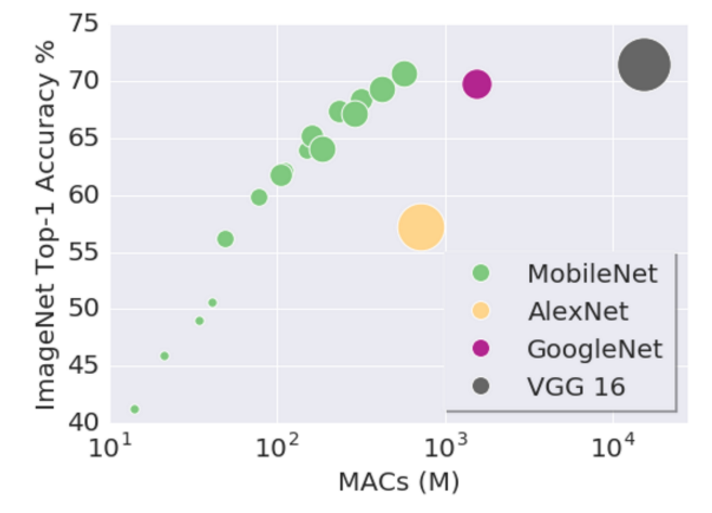
#> input picture lib/r2cnn_libs/networks/slim_nets/mobilenet_v1.png, 712 x 513 px
$ python -i cvUtils.py   (imports and definitions only)
#> lines starting #> are read from the running program, lines starting #| are printed output that depends on the picture; after the words box and inside, x2 and y2 are one past the last pixel; in counts of white or black regions, pixels touching at a corner belong together
#> further down, picture is the input picture: shape (513, 712, 3); mean B, G, R 239.2, 235.5, 235.2
import os, sys
import cv2
import numpy as np
from PIL import Image
import heapq
import math
import struct
"""
cv方面的工具类
"""

class SegCvUtils(object):
    def __init__(self):
        pass

    # [29 lines left out: function find_max_contous, not called in this run]

    def find_contours_with_erode(self,image):
        image = cv2.erode(image, None, iterations = 3)
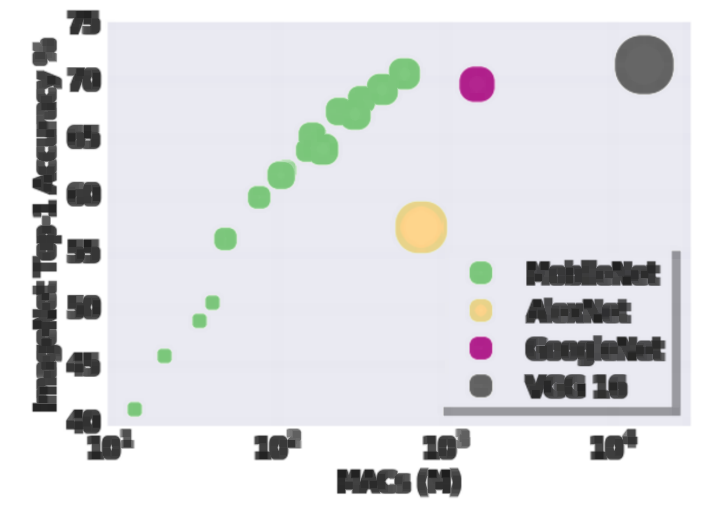
#> image: shape (513, 712, 3); mean of channels 0, 1, 2 225.1, 222, 221.4; drawn as B, G, R
        contours, hierarchy = self.find_contours(image)
        return contours, hierarchy

    def find_contours(self,image):
        dst = cv2.GaussianBlur(image, (3, 3), 0)
        if len(image.shape) == 3:
            gray = cv2.cvtColor(dst, cv2.COLOR_BGR2GRAY)
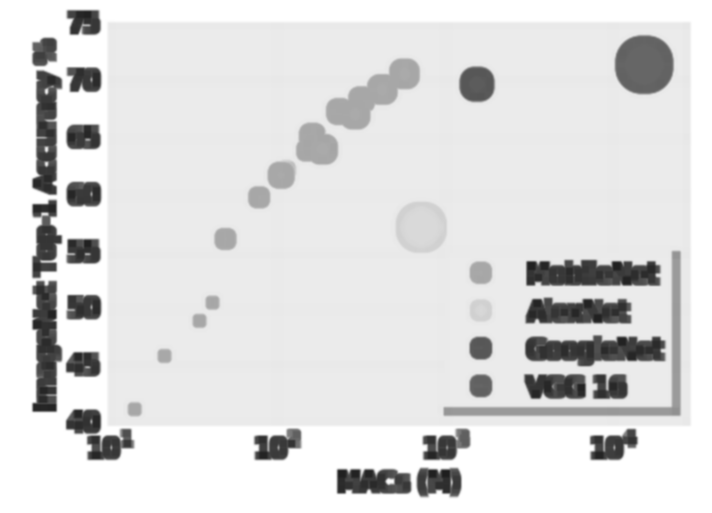
#> gray: shape (513, 712); min 30, max 255, mean 222.3
        else:
            gray = dst
        _, binary = cv2.threshold(gray, 0, 255, cv2.THRESH_BINARY + cv2.THRESH_OTSU)
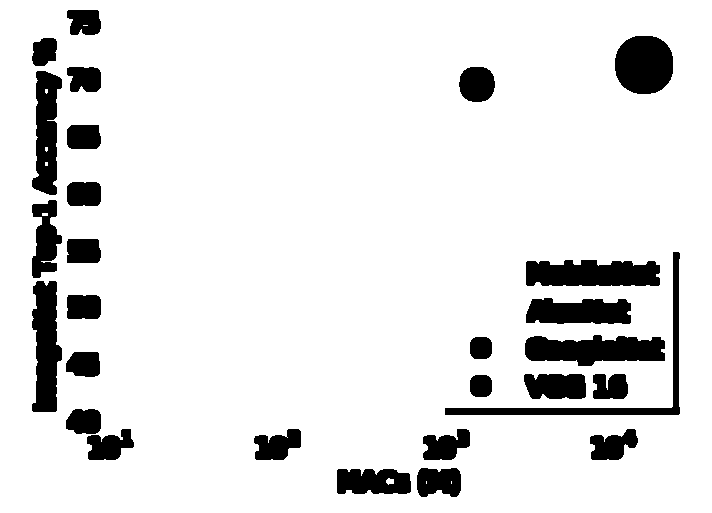
#> binary: shape (513, 712); 89.6% white; 28 black regions
        new_contours, hierarchy = self._find_contours(binary)
        return new_contours, hierarchy

    def _find_contours(self, image,
                     contour_retrieval_mode = cv2.RETR_EXTERNAL,
                     contour_approximation_method = cv2.CHAIN_APPROX_NONE,
                     draw_contour = True):
        """
        计算图中的轮廓，并返回
        :param image:image
        :param contour_retrieval_mode:轮廓检索模式
        :param contour_num:轮廓近似方法
        :return: contours, result_image
        """
#> called with contour_retrieval_mode = 0, contour_approximation_method = 1, draw_contour = True

        contours, hierarchy = cv2.findContours(image, cv2.RETR_EXTERNAL, cv2.CHAIN_APPROX_NONE)
#> contours = 1 contour; box (x1, y1, x2, y2) and area: (0, 0, 712, 513) 364032
        #cv2.drawContours(image, contours, -1, (0, 0, 255), 3)
        return contours,hierarchy

    # [29 lines left out: functions find_red_contour, contourArea, not called in this run]


class CvUtils(SegCvUtils):
    pass


>>> import cv2
>>> picture = cv2.imread('../r2cnn_libs/networks/slim_nets/mobilenet_v1.png')
>>> result = SegCvUtils().find_contours_with_erode(picture)
#> in find_contours, `new_contours, hierarchy = self._find_contours(binary)`: new_contours has the same summary as contours in _find_contours
#> result has the same summary as contours in _find_contours
